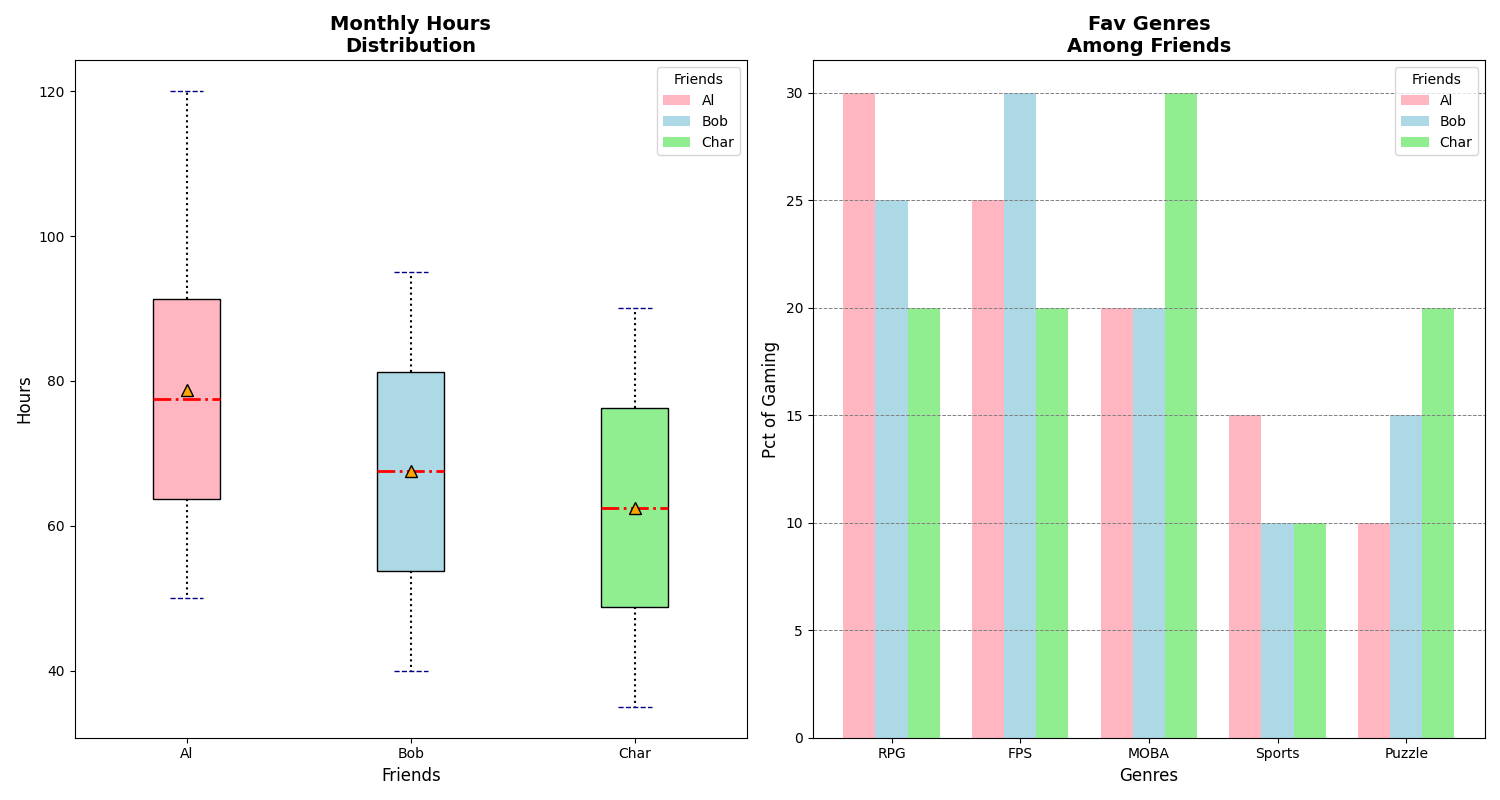

Here is the Python script that generated this plot:
import matplotlib.pyplot as plt
import numpy as np
from matplotlib.patches import Patch

friends = ['Al', 'Bob', 'Char']
alice_hours = [50, 60, 55, 70, 65, 80, 75, 90, 85, 100, 95, 120]
bob_hours = [40, 45, 50, 55, 60, 65, 70, 75, 80, 85, 90, 95]
charlie_hours = [35, 40, 45, 50, 55, 60, 65, 70, 75, 80, 85, 90]
genres = ['RPG', 'FPS', 'MOBA', 'Sports', 'Puzzle']
alice_genres = [30, 25, 20, 15, 10]
bob_genres = [25, 30, 20, 10, 15]
charlie_genres = [20, 20, 30, 10, 20]

fig, (ax2, ax1) = plt.subplots(1, 2, figsize=(15, 8))

data = [alice_hours, bob_hours, charlie_hours]
box = ax2.boxplot(data, vert=True, patch_artist=True, labels=friends, showmeans=True)

new_colors = ['lightpink', 'lightblue', 'lightgreen']
for patch, color in zip(box['boxes'], new_colors):
    patch.set_facecolor(color)

ax2.set_title("Monthly Hours\nDistribution", fontsize=14, fontweight='bold')
ax2.set_xlabel("Friends", fontsize=12)
ax2.set_ylabel("Hours", fontsize=12)

plt.setp(box['whiskers'], color='black', linestyle='dotted', linewidth=1.5)
plt.setp(box['caps'], color='darkblue', linestyle='dashed', linewidth=1)
plt.setp(box['medians'], color='red', linewidth=2, linestyle='-.')
plt.setp(box['means'], marker='^', markerfacecolor='orange', markeredgecolor='black', markersize=8)

legend_elements = [Patch(facecolor=color, label=friend) for color, friend in zip(new_colors, friends)]
ax2.legend(handles=legend_elements, title='Friends', loc='upper right', fontsize=10)

X = np.arange(len(genres))
bar_width = 0.25
offset = bar_width * np.arange(len(friends))

ax1.bar(X + offset[0], alice_genres, width=bar_width, label='Al', color=new_colors[0])
ax1.bar(X + offset[1], bob_genres, width=bar_width, label='Bob', color=new_colors[1])
ax1.bar(X + offset[2], charlie_genres, width=bar_width, label='Char', color=new_colors[2])

ax1.set_title("Fav Genres\nAmong Friends", fontsize=14, fontweight='bold')
ax1.set_xlabel("Genres", fontsize=12)
ax1.set_ylabel("Pct of Gaming", fontsize=12)
ax1.set_xticks(X + bar_width)
ax1.set_xticklabels(genres)

ax1.legend(title='Friends', fontsize=10)
ax1.grid(axis='y', linestyle='--', color='grey', linewidth=0.7)

plt.tight_layout()
plt.show()
